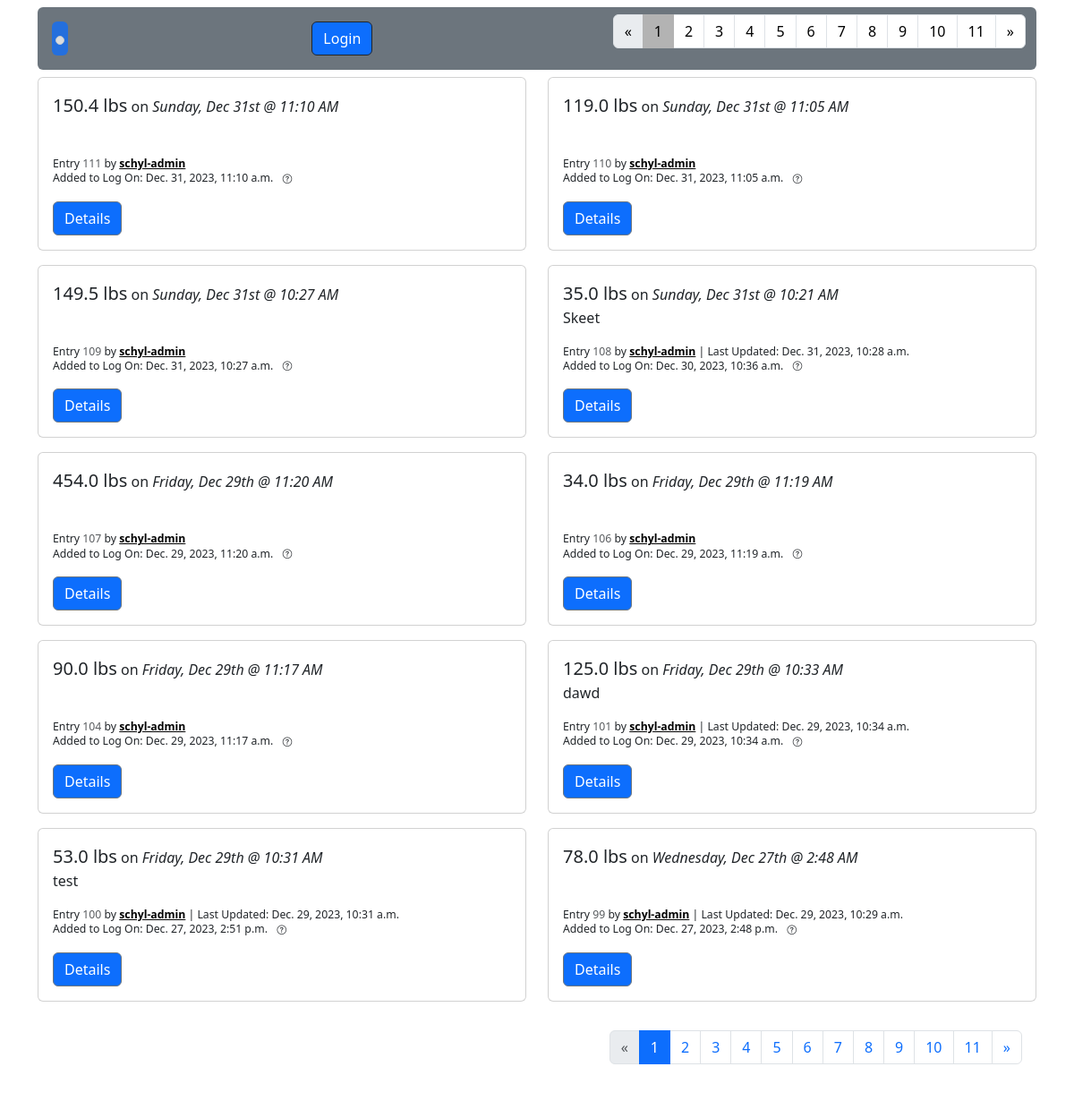
The page /entries on the database its author committed.
### fitness/models.py (models this page shows, shortened)
class WeightEntry(models.Model):
    user = models.ForeignKey(
        settings.AUTH_USER_MODEL,
        on_delete=models.CASCADE,
        related_name="weight_entries"
    )
    weight = weight = models.DecimalField(
        blank=True, null=True, max_digits=4, decimal_places=1)
    recorded = models.DateTimeField(
        blank=True, null=True, help_text="Enter the date and time when you measured this weight.")
    note = models.TextField(
        blank=True, null=True, help_text="Optional: Add a note regarding this entry.")
    created = models.DateTimeField(auto_now_add=True)
    updated = models.DateTimeField(auto_now=True)

### accounts/models.py (models this page shows, shortened)
class CustomUser(AbstractUser):
    date_of_birth = models.DateField(
        null=True, blank=True, help_text="Enter your date of birth in MM/DD/YYYY format.")
    avatar = models.CharField(
        max_length=999, null=True, blank=True, help_text="Enter a url for your avatar image")
    def __str__(self):
        return self.username

### fitness/views.py (the view, shortened to what this page needs)
# urls.py: path("entries", AllWeightEntryListView.as_view(), name="weight_entry_list"),
class AllWeightEntryListView(ListView):
    model = WeightEntry
    template_name = "weight_entry_list.html"
    paginate_by = 10
    queryset = WeightEntry.objects.all().order_by(
        "-recorded", "-updated", "-created")
    def get_context_data(self, **kwargs):
        context = super(AllWeightEntryListView,
                        self).get_context_data(**kwargs)
        weight_entry_list = WeightEntry.objects.all()
        context["form"] = WeightEntryForm(initial={'recorded': datetime.now()})
        context["weight_entry_list"] = weight_entry_list
        return context

### templates/weight_entry_list.html (shortened to what this page needs)
{% extends 'base.html' %}
{% load range_filter %}
{% block navtabs1 %}
{% if is_paginated %}
    <ul class="pagination ">
        {% if page_obj.has_previous %}
        <li class="page-item"><a class="page-link text-black" href="?page={{ page_obj.previous_page_number }}">&laquo;</a></li>
        {% else %}
        <li class="page-item disabled"><span class="page-link text-black">&laquo;</span></li>
        {% endif %}
        {% for i in paginator.page_range %}
        {% if page_obj.number == i %}
            <li class="page-item active" style="--bs-pagination-active-bg: rgb(179, 179, 179); --bs-pagination-active-border-color: rgb(179, 179, 179);"><span class="page-link text-black">{{ i }}</span></li>
        {% else %}
            <li class="page-item"><a class="page-link text-black" aria-current="page" href="?page={{ i }}">{{ i }}</a></li>
        {% endif %}
        {% endfor %}
        {% if page_obj.has_next %}
        <li class="page-item"><a class="page-link text-black" href="?page={{ page_obj.next_page_number }}">&raquo;</a></li>
        {% else %}
        <li class="page-item disabled"><span class="page-link text-black">&raquo;</span></li>
        {% endif %}
    </ul>
{% endif %}
{% endblock navtabs1 %}
{% block content %}
<div class="row justify-content-md-start">
{% for entry in weightentry_list %}
<div class="col-sm-6 pb-2 mb-2">
    <div class="card">
        <div class="card-body">
            <span class="fs-5 fw-medium">{{entry.weight}} lbs</span> on <span class="fw-medium fst-italic">{{entry.recorded|date:"l"}}, {{entry.recorded|date:"M jS"}} @ {{entry.recorded|date:"g:i A"}}</span>
            <p>
                {% if entry.note|length >= 1  %}
                    {{entry.note|slice:"30"}}
                {% else %}
                <br>
                {% endif %}
            </p>
            <p class="lh-1">
                <small><small>Entry <span class="text-muted">{{entry.pk}}</span> by <a class="fw-bold text-black" href="{% url "user_profile" entry.user.pk %}">{{entry.user}}</a> {% if entry.updated|date:"m/d/y H:i:s" != entry.created|date:"m/d/y H:i:s" %}| Last Updated: {{entry.updated}} {% endif %}</small></small>
                <br>
                <small>
                    <small>Added to Log On: {{entry.created}}</small>
                    <a href="#"
                        class="badge rounded-pill text-dark"
                        data-bs-toggle="popover"
                        data-bs-trigger="hover focus"
                        data-bs-content="This is the date that the entry was actually added to the log.
                                        Often times, the time that the weight was measured is different than the time the user actually adds it to the log.
                                        For example, if I measured myself at 8AM but I forgot to add it to the log until 3pm.
                                        This is just a means of distinguishing the two times/dates.">
                            <i class="bi bi-question-circle"></i>
                    </a>
                </small>
            </p>
            <a href="{% url "weight_entry_detail" entry.pk %}" class="btn btn-primary border border-secondary">Details</a>
        </div>
    </div>
</div>
{% endfor %}
</div>
{% if is_paginated %}
<nav aria-label="Page navigation example" class="justify-content-center mb-4 ms-5">
<div class="card border-0">
    <div class="card-body ">
        <div class="row gap-1 ">
            <div class="col offset-4">
            </div>
            <div class="col">
                <ul class="pagination">
                    {% if page_obj.has_previous %}
                    <li class="page-item"><a class="page-link" href="?page={{ page_obj.previous_page_number }}">&laquo;</a></li>
                    {% else %}
                    <li class="page-item disabled"><span class="page-link">&laquo;</span></li>
                    {% endif %}
                    {% for i in paginator.page_range %}
                    {% if page_obj.number == i %}
                        <li class="page-item active"><span class="page-link">{{ i }}</span></li>
                    {% else %}
                        <li class="page-item"><a class="page-link" href="?page={{ i }}">{{ i }}</a></li>
                    {% endif %}
                    {% endfor %}
                    {% if page_obj.has_next %}
                    <li class="page-item"><a class="page-link" href="?page={{ page_obj.next_page_number }}">&raquo;</a></li>
                    {% else %}
                    <li class="page-item disabled"><span class="page-link">&raquo;</span></li>
                    {% endif %}
                </ul>
            </div>
        </div>
    </div>
</div>
</nav>
{% endif %}
{% endblock content %}

### rows shown on the page
WeightEntry: weight "150.4", recorded "Sunday", recorded "Dec 31st", recorded "11:10 AM", pk "111", user "schyl-admin", created "Dec. 31, 2023, 11:10 a.m."
WeightEntry: weight "119.0", recorded "Sunday", recorded "Dec 31st", recorded "11:05 AM", pk "110", user "schyl-admin", created "Dec. 31, 2023, 11:05 a.m."
WeightEntry: weight "149.5", recorded "Sunday", recorded "Dec 31st", recorded "10:27 AM", pk "109", user "schyl-admin", created "Dec. 31, 2023, 10:27 a.m."
WeightEntry: weight "35.0", recorded "Sunday", recorded "Dec 31st", recorded "10:21 AM", note "Skeet", pk "108", user "schyl-admin", updated "Dec. 31, 2023, 10:28 a.m.", created "Dec. 30, 2023, 10:36 a.m."
WeightEntry: weight "454.0", recorded "Friday", recorded "Dec 29th", recorded "11:20 AM", pk "107", user "schyl-admin", created "Dec. 29, 2023, 11:20 a.m."
WeightEntry: weight "34.0", recorded "Friday", recorded "Dec 29th", recorded "11:19 AM", pk "106", user "schyl-admin", created "Dec. 29, 2023, 11:19 a.m."
WeightEntry: weight "90.0", recorded "Friday", recorded "Dec 29th", recorded "11:17 AM", pk "104", user "schyl-admin", created "Dec. 29, 2023, 11:17 a.m."
WeightEntry: weight "125.0", recorded "Friday", recorded "Dec 29th", recorded "10:33 AM", note "dawd", pk "101", user "schyl-admin", updated "Dec. 29, 2023, 10:34 a.m.", created "Dec. 29, 2023, 10:34 a.m."
WeightEntry: weight "53.0", recorded "Friday", recorded "Dec 29th", recorded "10:31 AM", note "test", pk "100", user "schyl-admin", updated "Dec. 29, 2023, 10:31 a.m.", created "Dec. 27, 2023, 2:51 p.m."
WeightEntry: weight "78.0", recorded "Wednesday", recorded "Dec 27th", recorded "2:48 AM", pk "99", user "schyl-admin", updated "Dec. 29, 2023, 10:29 a.m.", created "Dec. 27, 2023, 2:48 p.m."

### other values the page prints
{{ i }} "1"
{{ i }} "2" "3" "4" "5" "6" "7" "8" "9" "10" "11"
